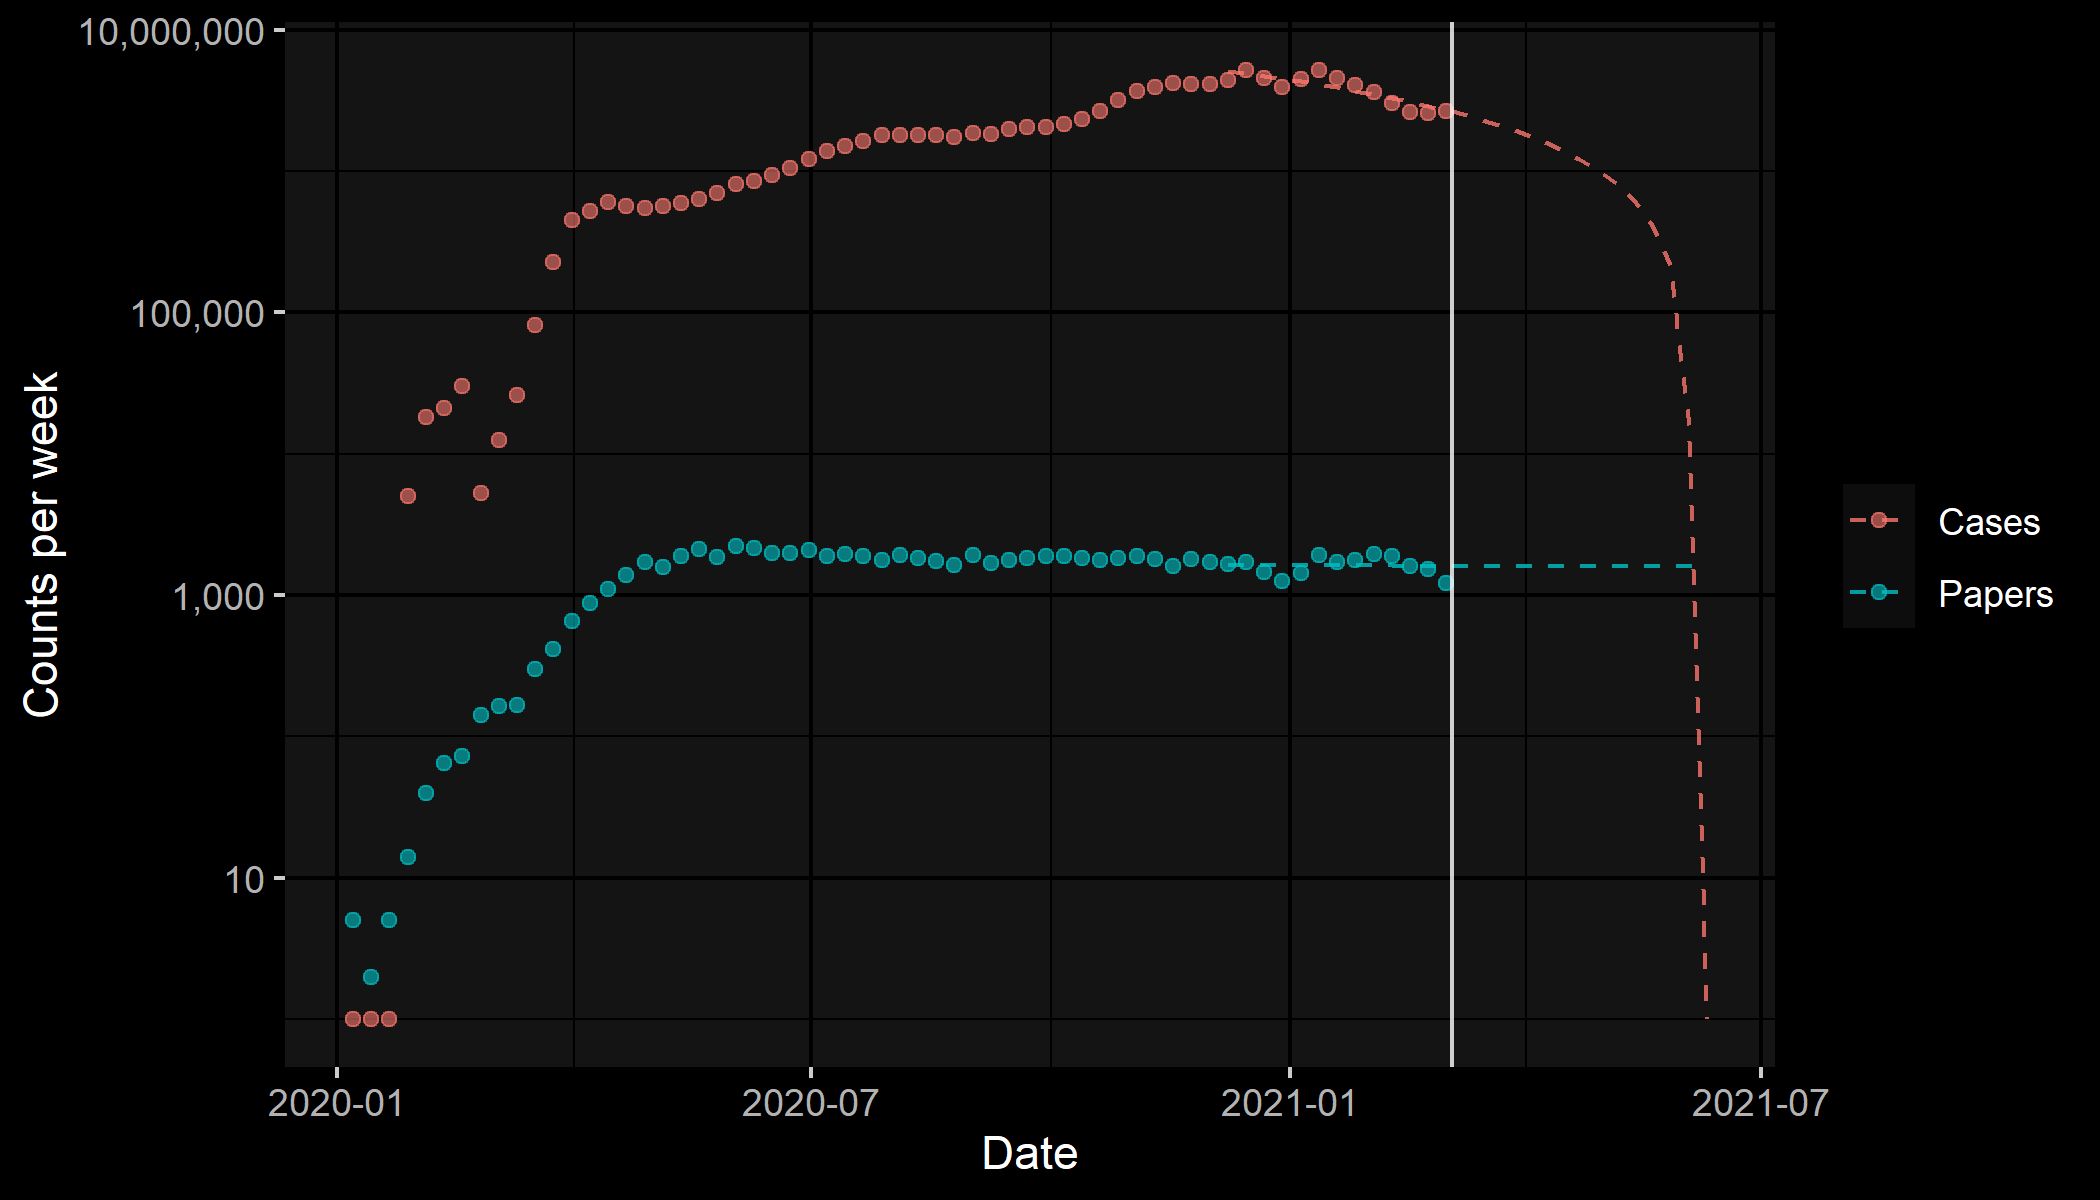

Generate this figure with R:
papersData <- readRDS("PubMed.rds")
casesData <- readRDS("Cases.rds")

data <- rbind(data.frame(date = papersData$end,
                         count = papersData$count,
                         series = "Papers",
                         type = "Actual"),
              data.frame(date = casesData$end,
                         count = casesData$count,
                         series = "Cases",
                         type = "Actual"))

data$count[data$count < 1] <- 1

predictionCutoff <- Sys.Date() - 90
linearModelPapers <- lm(count ~ date, data = data[data$series == "Papers" & data$date > predictionCutoff, ])
linearModelCases <- lm(count ~ date, data = data[data$series == "Cases" & data$date > predictionCutoff, ])
predictDates <- c(unique(data$date[data$date > predictionCutoff]),
                  seq(Sys.Date(), Sys.Date() + 100, by = 7))

predictedData <- rbind(data.frame(date = predictDates,
                                  count = predict(linearModelPapers, list(date = predictDates)),
                                  series = "Papers",
                                  type = "Predicted"),
                       data.frame(date = predictDates,
                                  count = predict(linearModelCases, list(date = predictDates)),
                                  series = "Cases",
                                  type = "Predicted"))

predictedData$count[predictedData$count < 1] <- 1

library(ggplot2)
library(scales)
library(ggdark)

ggplot(data, aes(x = date, y = count, group = series, color = series)) +
  geom_point(alpha = 0.6) +
  geom_line(linetype = "dashed", alpha = 0.8, data = predictedData) +
  geom_vline(xintercept = Sys.Date(), alpha = 0.8) +
  scale_y_log10("Counts per week", labels = comma) +
  scale_x_date("Date", limits = c(min(data$date), max(predictedData$date))) +
  dark_mode() +
  theme(legend.title = element_blank())

ggsave("Plot.png", width = 7, height = 4)

